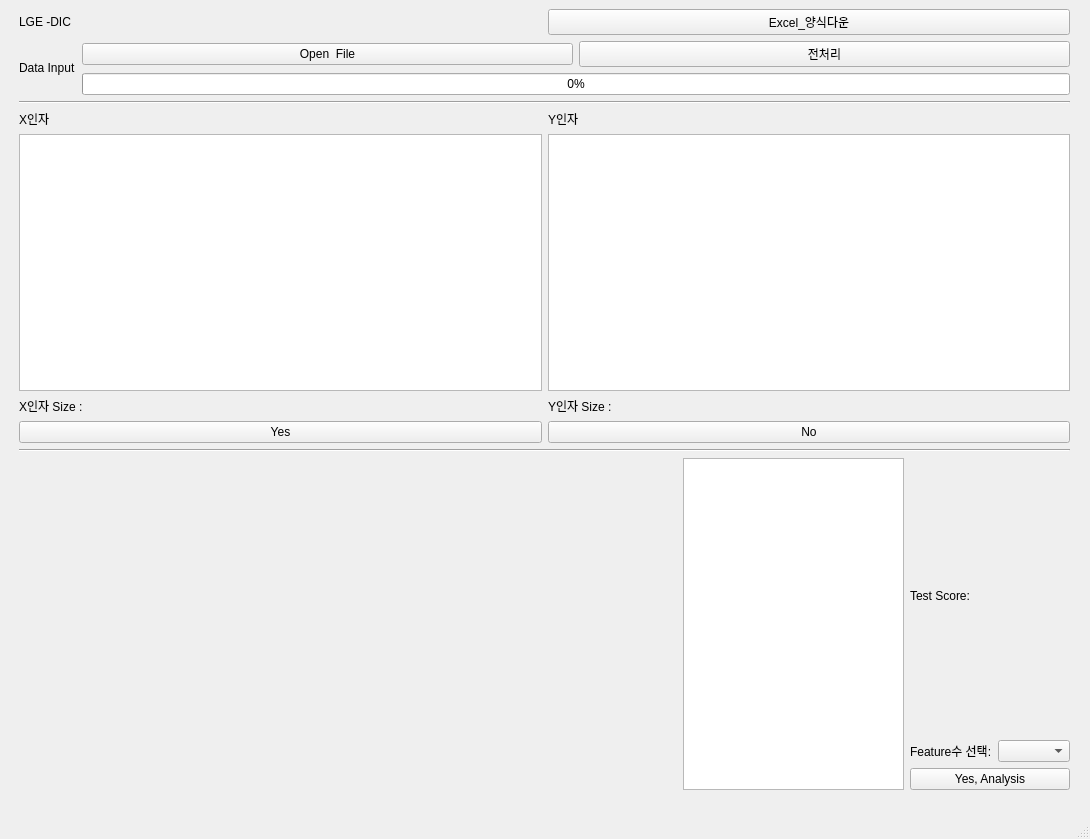
<?xml version="1.0" encoding="UTF-8"?>
<ui version="4.0">
 <class>MainWindow</class>
 <widget class="QMainWindow" name="MainWindow">
  <property name="geometry">
   <rect>
    <x>0</x>
    <y>0</y>
    <width>1090</width>
    <height>839</height>
   </rect>
  </property>
  <property name="sizePolicy">
   <sizepolicy hsizetype="Maximum" vsizetype="Preferred">
    <horstretch>0</horstretch>
    <verstretch>0</verstretch>
   </sizepolicy>
  </property>
  <property name="windowTitle">
   <string>MainWindow</string>
  </property>
  <widget class="QWidget" name="centralwidget">
   <property name="sizePolicy">
    <sizepolicy hsizetype="Maximum" vsizetype="Preferred">
     <horstretch>0</horstretch>
     <verstretch>0</verstretch>
    </sizepolicy>
   </property>
   <property name="maximumSize">
    <size>
     <width>1500</width>
     <height>16777215</height>
    </size>
   </property>
   <widget class="QWidget" name="gridLayoutWidget">
    <property name="geometry">
     <rect>
      <x>19</x>
      <y>9</y>
      <width>1051</width>
      <height>781</height>
     </rect>
    </property>
    <layout class="QGridLayout" name="gridLayout">
     <item row="4" column="0">
      <layout class="QVBoxLayout" name="verticalLayout_3">
       <item>
        <layout class="QHBoxLayout" name="horizontalLayout_6">
         <item>
          <layout class="QGridLayout" name="L3_graph_features">
           <item row="0" column="0">
            <spacer name="horizontalSpacer">
             <property name="orientation">
              <enum>Qt::Horizontal</enum>
             </property>
             <property name="sizeType">
              <enum>QSizePolicy::Maximum</enum>
             </property>
             <property name="sizeHint" stdset="0">
              <size>
               <width>700</width>
               <height>20</height>
              </size>
             </property>
            </spacer>
           </item>
          </layout>
         </item>
         <item>
          <widget class="QTableWidget" name="L3_tbl_Features">
           <property name="enabled">
            <bool>true</bool>
           </property>
           <property name="sizePolicy">
            <sizepolicy hsizetype="Expanding" vsizetype="Expanding">
             <horstretch>0</horstretch>
             <verstretch>0</verstretch>
            </sizepolicy>
           </property>
           <property name="maximumSize">
            <size>
             <width>16777215</width>
             <height>16777215</height>
            </size>
           </property>
          </widget>
         </item>
         <item>
          <layout class="QGridLayout" name="gridLayout_3">
           <item row="0" column="1">
            <widget class="QLabel" name="L3_lbl_TestScore">
             <property name="text">
              <string/>
             </property>
            </widget>
           </item>
           <item row="1" column="0">
            <widget class="QLabel" name="label_8">
             <property name="text">
              <string>Feature수 선택:</string>
             </property>
            </widget>
           </item>
           <item row="0" column="0">
            <widget class="QLabel" name="label_5">
             <property name="text">
              <string>Test Score:</string>
             </property>
            </widget>
           </item>
           <item row="2" column="0" colspan="2">
            <widget class="QPushButton" name="L3_btn_Analysis">
             <property name="text">
              <string>Yes, Analysis</string>
             </property>
            </widget>
           </item>
           <item row="1" column="1">
            <widget class="QComboBox" name="L3_cb_comboBox"/>
           </item>
          </layout>
         </item>
        </layout>
       </item>
      </layout>
     </item>
     <item row="0" column="0">
      <layout class="QVBoxLayout" name="verticalLayout">
       <item>
        <layout class="QVBoxLayout" name="verticalLayout_7">
         <item>
          <layout class="QHBoxLayout" name="horizontalLayout_12">
           <item>
            <widget class="QLabel" name="label_6">
             <property name="text">
              <string>LGE -DIC</string>
             </property>
            </widget>
           </item>
           <item>
            <widget class="QPushButton" name="L0_btn_Excelfile">
             <property name="text">
              <string>Excel_양식다운</string>
             </property>
            </widget>
           </item>
          </layout>
         </item>
        </layout>
       </item>
       <item>
        <layout class="QHBoxLayout" name="horizontalLayout">
         <item>
          <layout class="QHBoxLayout" name="horizontalLayout_3">
           <item>
            <widget class="QLabel" name="label">
             <property name="text">
              <string>Data Input</string>
             </property>
            </widget>
           </item>
          </layout>
         </item>
         <item>
          <layout class="QHBoxLayout" name="horizontalLayout_2">
           <item>
            <layout class="QVBoxLayout" name="verticalLayout_4">
             <item>
              <layout class="QVBoxLayout" name="verticalLayout_5">
               <item>
                <layout class="QHBoxLayout" name="horizontalLayout_11">
                 <item>
                  <widget class="QPushButton" name="L1_btn_OpenFile">
                   <property name="text">
                    <string>Open  File</string>
                   </property>
                  </widget>
                 </item>
                 <item>
                  <widget class="QPushButton" name="L1_btn_preprocessing">
                   <property name="text">
                    <string>전처리</string>
                   </property>
                  </widget>
                 </item>
                </layout>
               </item>
              </layout>
             </item>
             <item>
              <layout class="QVBoxLayout" name="verticalLayout_6">
               <item>
                <widget class="QProgressBar" name="L1_pbar">
                 <property name="value">
                  <number>0</number>
                 </property>
                </widget>
               </item>
              </layout>
             </item>
            </layout>
           </item>
          </layout>
         </item>
        </layout>
       </item>
      </layout>
     </item>
     <item row="2" column="0">
      <layout class="QVBoxLayout" name="verticalLayout_2">
       <item>
        <layout class="QGridLayout" name="gridLayout_2">
         <item row="0" column="1">
          <widget class="QLabel" name="label_3">
           <property name="text">
            <string>Y인자</string>
           </property>
          </widget>
         </item>
         <item row="1" column="0">
          <widget class="QTableWidget" name="L2_tbl_Xdata"/>
         </item>
         <item row="3" column="1">
          <widget class="QPushButton" name="L2_btn_NG">
           <property name="text">
            <string>No</string>
           </property>
          </widget>
         </item>
         <item row="3" column="0">
          <widget class="QPushButton" name="L2_btn_OK">
           <property name="text">
            <string>Yes</string>
           </property>
          </widget>
         </item>
         <item row="1" column="1">
          <widget class="QTableWidget" name="L2_tbl_Ydata"/>
         </item>
         <item row="0" column="0">
          <widget class="QLabel" name="label_2">
           <property name="text">
            <string>X인자</string>
           </property>
          </widget>
         </item>
         <item row="2" column="0">
          <layout class="QHBoxLayout" name="horizontalLayout_4">
           <item>
            <layout class="QHBoxLayout" name="horizontalLayout_7">
             <item>
              <widget class="QLabel" name="label_4">
               <property name="text">
                <string>X인자 Size :</string>
               </property>
              </widget>
             </item>
            </layout>
           </item>
           <item>
            <layout class="QHBoxLayout" name="horizontalLayout_5">
             <item>
              <widget class="QLabel" name="L2_lbl_Xlabel">
               <property name="text">
                <string/>
               </property>
              </widget>
             </item>
            </layout>
           </item>
          </layout>
         </item>
         <item row="2" column="1">
          <layout class="QHBoxLayout" name="horizontalLayout_8">
           <item>
            <layout class="QHBoxLayout" name="horizontalLayout_10">
             <item>
              <widget class="QLabel" name="label_7">
               <property name="text">
                <string>Y인자 Size :</string>
               </property>
              </widget>
             </item>
            </layout>
           </item>
           <item>
            <layout class="QHBoxLayout" name="horizontalLayout_9">
             <item>
              <widget class="QLabel" name="L2_lbl_Ylabel">
               <property name="text">
                <string/>
               </property>
              </widget>
             </item>
            </layout>
           </item>
          </layout>
         </item>
        </layout>
       </item>
      </layout>
     </item>
     <item row="1" column="0">
      <widget class="Line" name="line">
       <property name="orientation">
        <enum>Qt::Horizontal</enum>
       </property>
      </widget>
     </item>
     <item row="3" column="0">
      <widget class="Line" name="line_2">
       <property name="orientation">
        <enum>Qt::Horizontal</enum>
       </property>
      </widget>
     </item>
    </layout>
   </widget>
  </widget>
  <widget class="QMenuBar" name="menubar">
   <property name="geometry">
    <rect>
     <x>0</x>
     <y>0</y>
     <width>1090</width>
     <height>26</height>
    </rect>
   </property>
  </widget>
  <widget class="QStatusBar" name="statusbar"/>
 </widget>
 <resources/>
 <connections/>
</ui>
